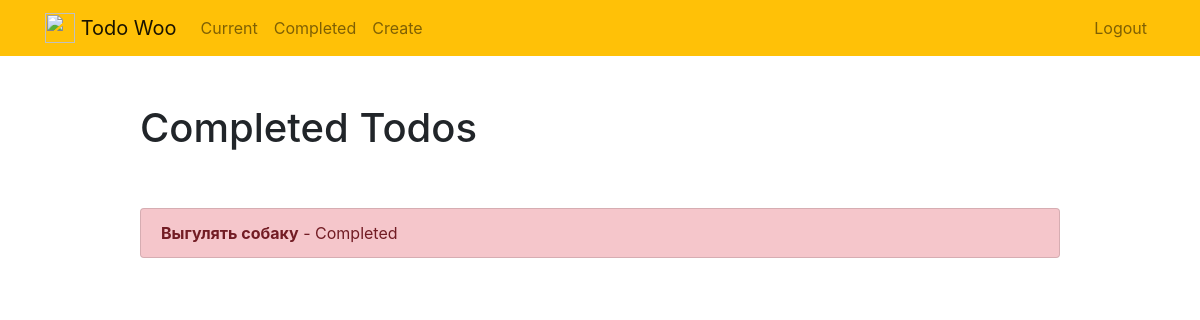
Page /completed/ (signed in) on the earlier database version.
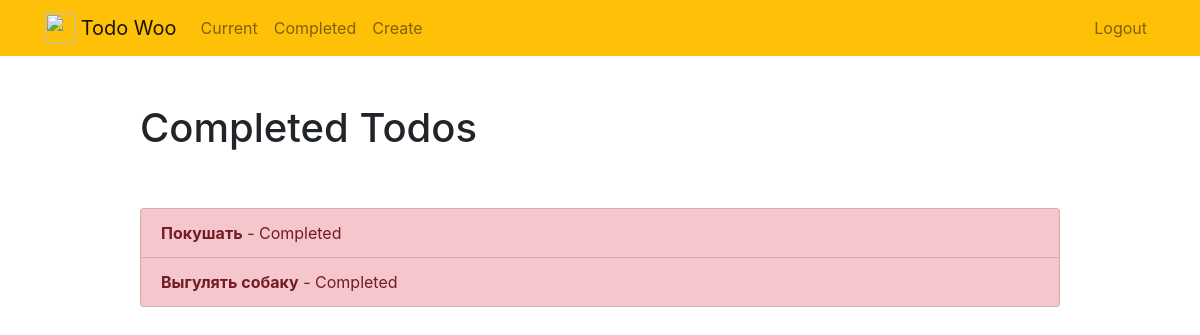
Same page on the later database version.
### todo/models.py (models this page shows, shortened)
class Todo(models.Model):
    title = models.CharField(max_length=100) #ограничиваем заголовок в 100 символов
    memo = models.TextField(blank=True) #поле описания,blank=True необязательное для заполнения поле
    created = models.DateTimeField(auto_now_add=True) #автозаполнения даты времени, удобно для сортировки
    datecomplited = models.DateTimeField(null=True, blank=True) #null=True наличие не обязательно, blank=True для необязательного заполнения в админке
    important = models.BooleanField(default=False) #default=False необязательный для заполнения параметр
    user = models.ForeignKey(User, on_delete=models.CASCADE) #связь между пользователем и записью

### todo/views.py (the view)
# urls.py: path('completed/', views.completedtodo, name='completedtodo'),
@login_required
def completedtodo(request):
    todos = Todo.objects.filter(user=request.user, datecomplited__isnull=False).order_by('-datecomplited') #заполнено поле, показывает выполненые тодо
    return render(request, 'todo/completedtodo.html', {'todos': todos})

### todo/templates/todo/completedtodo.html
{% extends "todo/base.html" %}
{% block content %}
    <div class="row justify-content-center mt-5">
        <div class="col-md-10">
            <h1>Completed Todos</h1>
        </div>
    </div>
    <div class="row justify-content-center mt-5">
        <div class="col-md-10">
            <div class="list-group">
                {% for todo in todos %}
                    <a href="{% url 'viewtodo' todo.id %}" class="list-group-item list-group-item-action{% if todo.important %} list-group-item-danger{% endif %}"><b>{{ todo.title }}</b> - Completed {{ todo.datecompleted|date:'M j Y H:i' }}</a>
                {% endfor %}
            </div>
        </div>
    </div>
{% endblock %}

Differences in the rows shown:
now on this page (row edited): Todo: title "Покушать"
